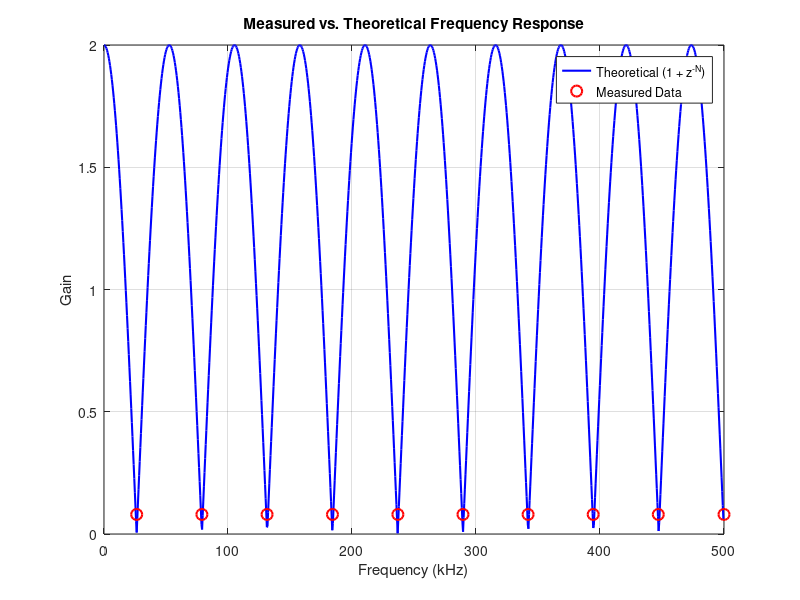
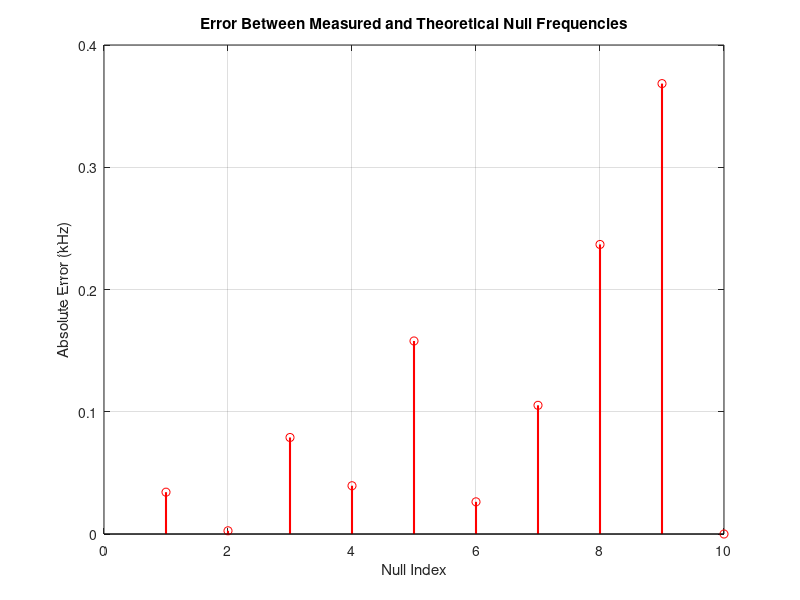

Reproduce these figures in MATLAB, in order.

% === Theoretical Filter Parameters ===
N = 19;                        % Delay in samples
b = [1, zeros(1, N-1), 1];     % Numerator coefficients: 1 + z^-N
a = 1;                         % Denominator (FIR filter)
c = 2^10;                      % Number of frequency points
fs = 1e6;                      % Sampling frequency in Hz

% Frequency response of theoretical filter
[h, w] = freqz(b, a, c, fs);   % w is in Hz

% === Measured Data ===
freq_khz_meas = [26.35, 78.95, 131.5, 184.25, 237, 289.5, 342, 394.5, 447, 500];
gain_meas = [0.08, 0.08, 0.08, 0.08, 0.08, 0.08, 0.08, 0.08, 0.08, 0.08];

% === Plotting ===
figure;
plot(w/1000, abs(h), 'b-', 'LineWidth', 1.5); hold on;   % Theoretical
plot(freq_khz_meas, gain_meas, 'ro', 'MarkerSize', 8, 'LineWidth', 1.5); % Measured

xlabel('Frequency (kHz)');
ylabel('Gain');
title('Measured vs. Theoretical Frequency Response');
legend('Theoretical (1 + z^{-N})', 'Measured Data', 'Location', 'Best');
grid on;


% Theoretical null frequencies
k = 0:9;
f_null_theoretical = (2*k + 1) * fs / (2*N) / 1000;  % in kHz

% Measured frequencies
f_measured = freq_khz_meas;

% Absolute error
abs_error = abs(f_measured - f_null_theoretical);

% Plot error
figure;
stem(1:10, abs_error, 'r', 'LineWidth', 1.5);
xlabel('Null Index');
ylabel('Absolute Error (kHz)');
title('Error Between Measured and Theoretical Null Frequencies');
grid on;
